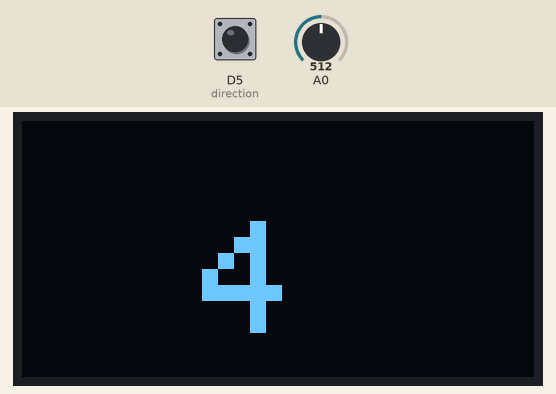
Recording of a sketch running on a simulated ESP8266 (NodeMCU). Shown: 128×64 one-colour display. The test bench sets the inputs (shaded band); at power-on: A0 = 512, D5 (direction) HIGH. WiFi joins after 1.5 s; servers stay silent unless stated; the display library's start-up logo is not drawn; no MQTT or app messages arrive unless stated; what the sketch prints to the serial monitor is not drawn.

Above: at 4.7 s.
4.8 s: A0 set to 429
At 5.5 s:
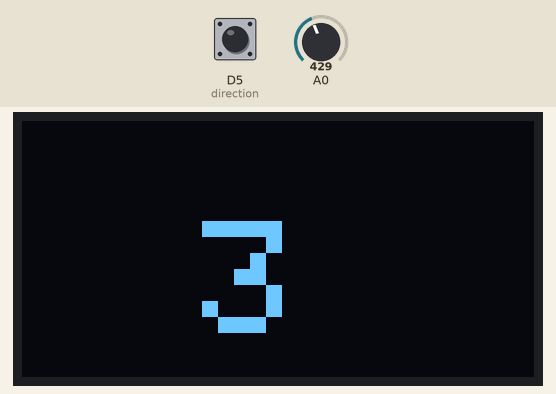
6.3 s: A0 set to 282
At 7.4 s:
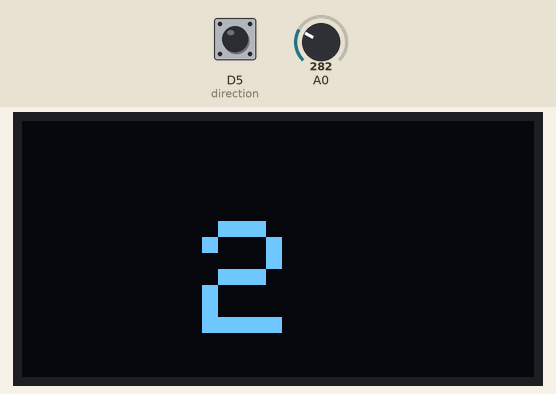
10.7 s: A0 set to 136
At 11.4 s:
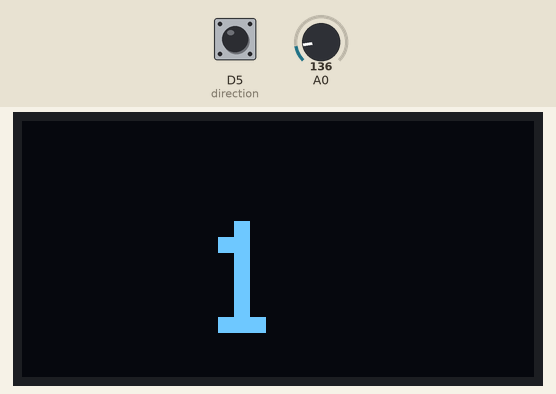
Timing chart, 0 to 13.6 s (numbered marks = the images above; inputs shaded):
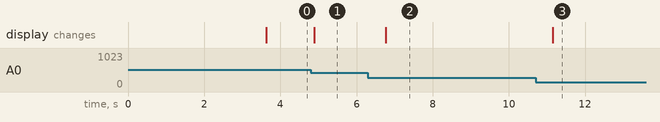

The sketch:

Lego_Train_Controller.ino
```cpp
#include <ESP8266WiFi.h>
#include <PubSubClient.h>
#include <SPI.h>
#include <Wire.h>
#include <Adafruit_GFX.h>
#include <Adafruit_SSD1306.h>
//#include "SSD1306.h"

#define SCREEN_WIDTH 128 // OLED display width, in pixels
#define SCREEN_HEIGHT 64 // OLED display height, in pixels
// Declaration for an SSD1306 display connected to I2C (SDA, SCL pins)
#define OLED_RESET     -1 // Reset pin # (or -1 if sharing Arduino reset pin)
Adafruit_SSD1306 display(SCREEN_WIDTH, SCREEN_HEIGHT, &Wire, OLED_RESET);
//Adafruit_SSD1306  display(0x3C, D2, D1);

#define MQTT_AUTH true
#define MQTT_USERNAME "USERNAME"
#define MQTT_PASSWORD "PASSWORD"

#define direction D5
#define stop D6

const char* ssid = "SSID";
const char* password = "SECRET";

const String HOSTNAME  = "HOSTNAME";
const String MQTT_TRAIN_TOPIC_SPEED = "SPEED_TOPIC";
const String WILL_TOPIC = "devices/will";
const String WILL_MESSAGE = HOSTNAME + " Disconnected ";
const char* MQTT_SERVER = "SERVER";

String speed = "0";
String dir = "0";
String value = "0";
int stop_status = 0;

WiFiClient wclient;
PubSubClient client(MQTT_SERVER,1883,wclient);


void showValue(){
  display.clearDisplay();
  display.setTextSize(4); // Draw 2X-scale text
  display.setTextColor(WHITE);
  display.setCursor(45, 25);
  display.println(speed);
  display.display();      // Show initial text
  delay(100);
}

void checkValue(){
    int potencia = analogRead(A0);
    if( (potencia>=0) and (potencia<=146) ){
      speed = "1";
    }
    if( (potencia>=147) and (potencia<=292) ){
      speed = "2";
    }
    if( (potencia>=293) and (potencia<=438) ){
      speed = "3";
    }
    if( (potencia>=439) and (potencia<=584) ){
      speed = "4";
    }
    if( (potencia>=585) and (potencia<=730) ){
      speed = "5";
    }
    if( (potencia>=731) and (potencia<=876) ){
      speed = "6";
    }
    if( (potencia>=877) and (potencia<=1024) ){
      speed = "7";
    }

    if(digitalRead(direction) == HIGH){
      Serial.println("Forward");
      dir = "F";
    }
    if(digitalRead(direction)==LOW){
      Serial.println("Backward");
      dir = "B";
    }
  value = dir+"_"+speed;
  Serial.println(value);
  client.publish(MQTT_TRAIN_TOPIC_SPEED.c_str(),value.c_str(),true);
  showValue();
  delay(500);
}

//-------------------------------------------
bool checkMqttConnection(){
  if (!client.connected()) {
    if ( client.connect( HOSTNAME.c_str(),MQTT_USERNAME, MQTT_PASSWORD ) ) {; //, WILL_TOPIC, 0, 0, WILL_MESSAGE)) {
      //SUBSCRIÇÃO DE TOPICOS
      Serial.println("CONNECTED");
      //client.subscribe(MQTT_TRAIN_TOPIC.c_str());
    }
  }
  return client.connected();
}
//-------------------------------------------
void connectWifi(){
  WiFi.begin(ssid, password);
  WiFi.mode(WIFI_STA);
  Serial.println(".");
  // Aguarda até estar ligado ao Wi-Fi
  while (WiFi.status() != WL_CONNECTED) {
    delay(500);
    Serial.print(".");
  }
  Serial.println("");
  Serial.print("Ligado a ");
  Serial.println(ssid);
  Serial.print("Endereço IP: ");
  Serial.println(WiFi.localIP());
}

//-------------------------------------------
void setup()
{
  Serial.begin(115200);
  if(!display.begin(SSD1306_SWITCHCAPVCC, 0x3C)) {
    Serial.println(F("SSD1306 allocation failed"));
    for(;;); // Don't proceed, loop forever
  }
  display.display();
  delay(2000); // Pause for 2 seconds
  display.clearDisplay();
  connectWifi();
  pinMode(A0, INPUT);
  pinMode(direction, INPUT_PULLUP);
  pinMode(stop, INPUT_PULLUP);
}

void loop()
{
  if (WiFi.status() == WL_CONNECTED) {
    if (checkMqttConnection()){
      checkValue();
    }
  }else{
    connectWifi();
  }

}
```

Measured:
- after the input at 4.8 s, the display: changes after 0.09 s (image 1)
- after the input at 6.3 s, the display: changes after 0.47 s (image 2)
- after the input at 10.7 s, the display: changes after 0.45 s (image 3)
